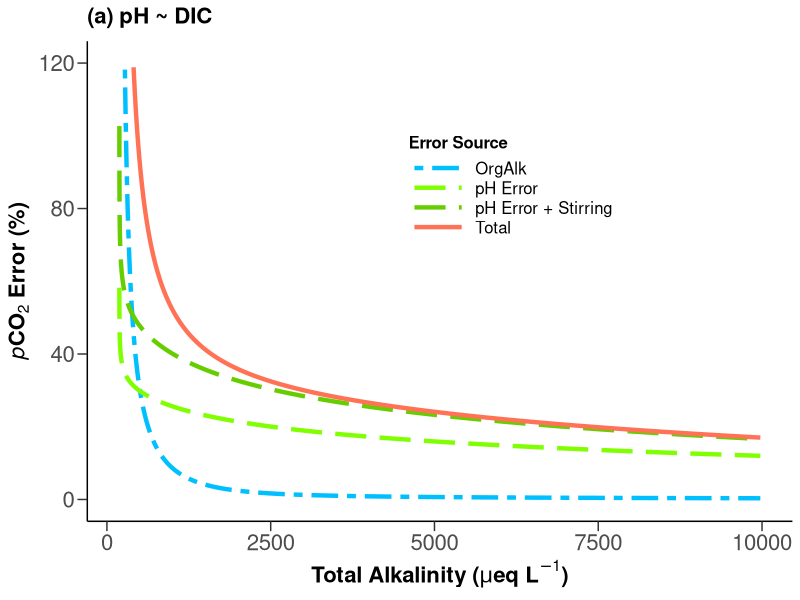
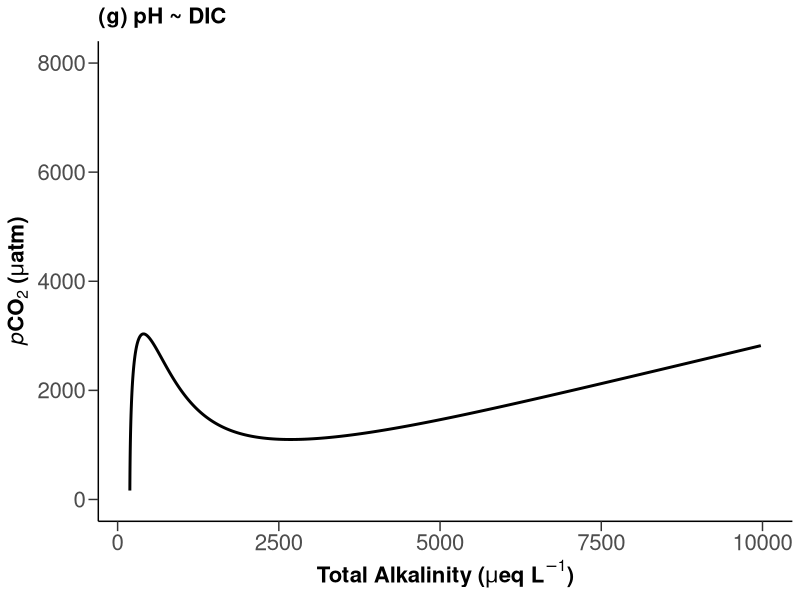
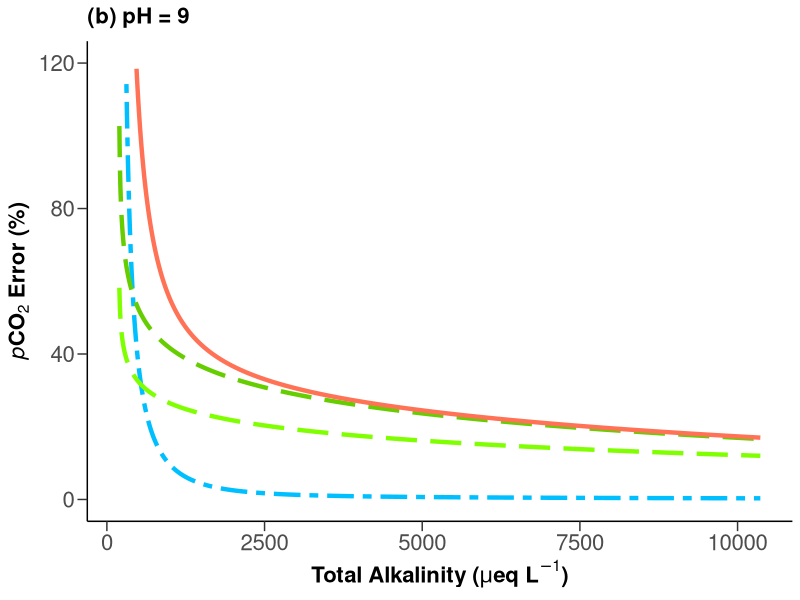
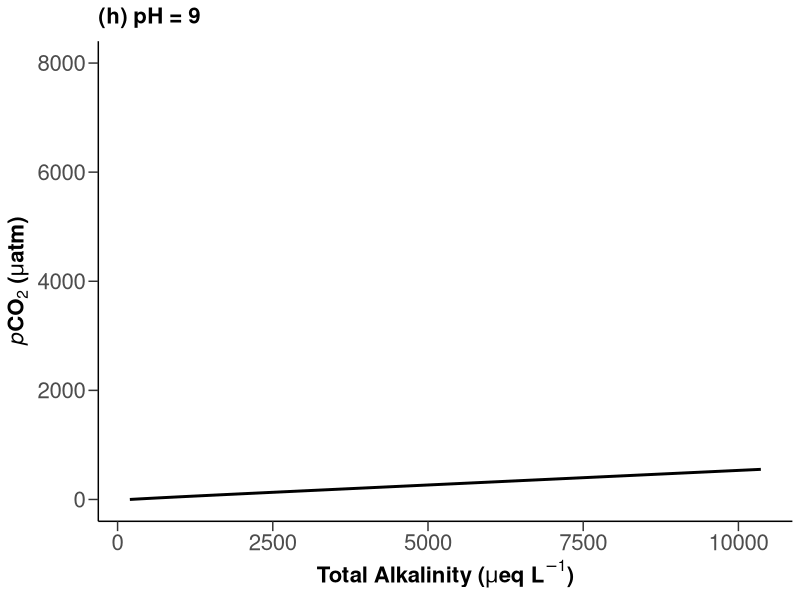
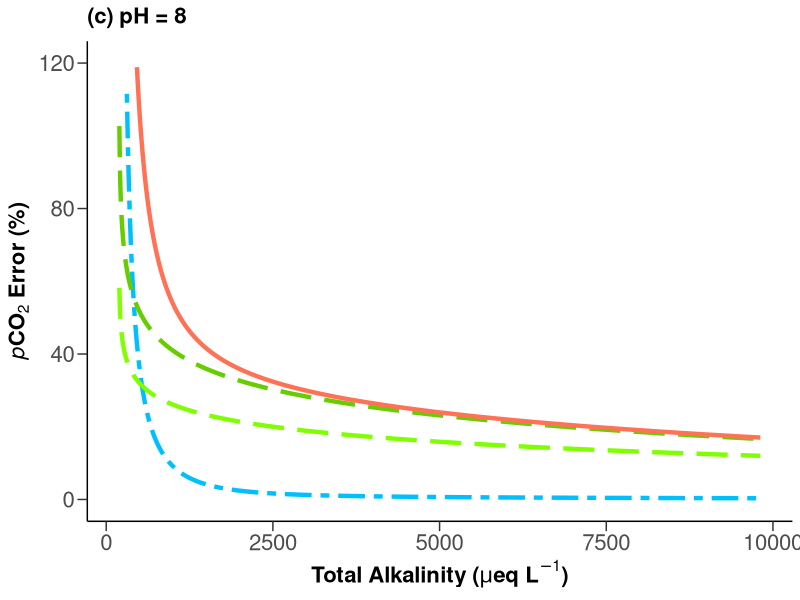
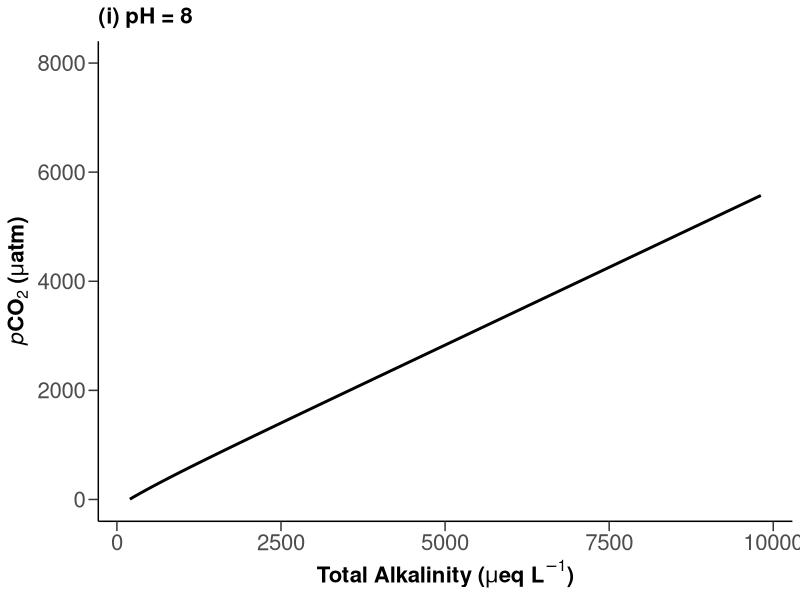
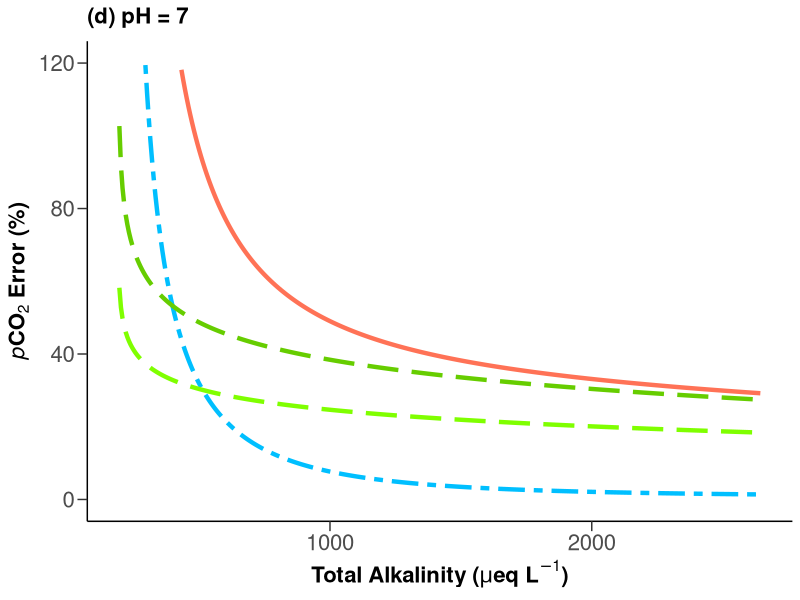
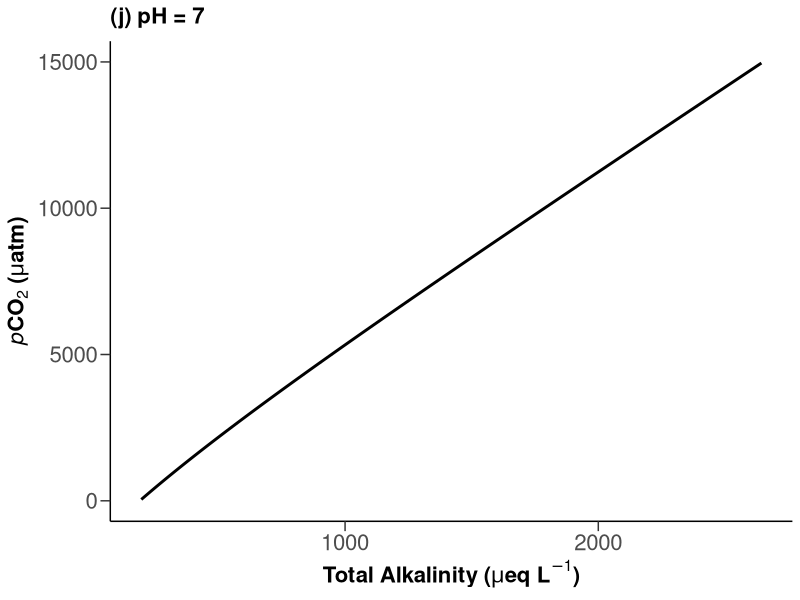

Recreate these plots in R, in order.
library(tidyverse)
library(readxl)
library(gridExtra)

#set working directory
dir = 'd:/Research/postdoc_proj'

dic <- seq(10, 10000, by = 10)
pco2Error <- data_frame(dic)

pco2Error <- pco2Error %>% mutate(
  pH = 8.3 - 2.4 * exp(-0.001 * dic),
  pH5 = 5,
  pH6 = 6,
  pH7 = 7,
  pH8 = 8,
  pH9 = 9,
  Tw = 15,
  hydroIonpH = 10^(-pH),
  hydroIonpH5 = 10^(-pH5),
  hydroIonpH6 = 10^(-pH6),
  hydroIonpH7 = 10^(-pH7),
  hydroIonpH8 = 10^(-pH8),
  hydroIonpH9 = 10^(-pH9),
  HenryCons = 10^(-1*(-0.00007*Tw^2 + 0.016*Tw + 1.11)),
  K1 = 10^(-1*(0.00011*Tw^2-0.012*Tw+6.58)),
  K2 = 10^(-1*(0.00009*Tw^2-0.0137*Tw+10.62)),
  biCarpH = dic / (hydroIonpH / K1 + 1 + K2 / hydroIonpH),
  biCarpH5 = dic / (hydroIonpH5 / K1 + 1 + K2 / hydroIonpH5),
  biCarpH6 = dic / (hydroIonpH6 / K1 + 1 + K2 / hydroIonpH6),
  biCarpH7 = dic / (hydroIonpH7 / K1 + 1 + K2 / hydroIonpH7),
  biCarpH8 = dic / (hydroIonpH8 / K1 + 1 + K2 / hydroIonpH8),
  biCarpH9 = dic / (hydroIonpH9 / K1 + 1 + K2 / hydroIonpH9),
  CarpH = biCarpH * K2 / hydroIonpH,
  CarpH5 = biCarpH5 * K2 / hydroIonpH5,
  CarpH6 = biCarpH6 * K2 / hydroIonpH6,
  CarpH7 = biCarpH7 * K2 / hydroIonpH7,
  CarpH8 = biCarpH8 * K2 / hydroIonpH8,
  CarpH9 = biCarpH9 * K2 / hydroIonpH9,
  CO2pH = biCarpH * hydroIonpH / K1,
  CO2pH5 = biCarpH5 * hydroIonpH5 / K1,
  CO2pH6 = biCarpH6 * hydroIonpH6 / K1,
  CO2pH7 = biCarpH7 * hydroIonpH7 / K1,
  CO2pH8 = biCarpH8 * hydroIonpH8 / K1,
  CO2pH9 = biCarpH9 * hydroIonpH9 / K1,
  pCO2pH = CO2pH / HenryCons,
  pCO2pH5 = CO2pH5 / HenryCons,
  pCO2pH6 = CO2pH6 / HenryCons,
  pCO2pH7 = CO2pH7 / HenryCons,
  pCO2pH8 = CO2pH8 / HenryCons,
  pCO2pH9 = CO2pH9 / HenryCons,
  carAlk = biCarpH + 2*CarpH - hydroIonpH,
  carAlk5 = biCarpH5 + 2*CarpH5,
  carAlk6 = biCarpH6 + 2*CarpH6,
  carAlk7 = biCarpH7 + 2*CarpH7,
  carAlk8 = biCarpH8 + 2*CarpH8,
  carAlk9 = biCarpH9 + 2*CarpH9,
  # carAlk = biCarpH + 2*CarpH - hydroIonpH,
  # carAlk5 = biCarpH5 + 2*CarpH5 - hydroIonpH5,
  # carAlk6 = biCarpH6 + 2*CarpH6 - hydroIonpH6,
  # carAlk7 = biCarpH7 + 2*CarpH7 - hydroIonpH7,
  # carAlk8 = biCarpH8 + 2*CarpH8 - hydroIonpH8,
  # carAlk9 = biCarpH9 + 2*CarpH9 - hydroIonpH9,
  # doc = 1846 * exp(-0.0013 * dic)+252, # umoll-1
  doc = 331 + 1562 * exp(-0.0012 * dic),
  orgAlk = doc * 0.1, # ueql-1
  totAlk = carAlk + orgAlk, # ueql-1
  totAlk5 = carAlk5 + orgAlk, # ueql-1
  totAlk6 = carAlk6 + orgAlk, # ueql-1
  totAlk7 = carAlk7 + orgAlk, # ueql-1
  totAlk8 = carAlk8 + orgAlk, # ueql-1
  totAlk9 = carAlk9 + orgAlk, # ueql-1
  orgAlkFrac = (orgAlk / totAlk) * 100, # %
  orgAlkFrac5 = (orgAlk / totAlk5) * 100, # %
  orgAlkFrac6 = (orgAlk / totAlk6) * 100, # %
  orgAlkFrac7 = (orgAlk / totAlk7) * 100, # %
  orgAlkFrac8 = (orgAlk / totAlk8) * 100, # %
  orgAlkFrac9 = (orgAlk / totAlk9) * 100, # %
  pco2ErrorOrgAlk = orgAlk / carAlk * 100, # %
  pco2ErrorOrgAlk5 = orgAlk / carAlk5 * 100, # %
  pco2ErrorOrgAlk6 = orgAlk / carAlk6 * 100, # %
  pco2ErrorOrgAlk7 = orgAlk / carAlk7 * 100, # %
  pco2ErrorOrgAlk8 = orgAlk / carAlk8 * 100, # %
  pco2ErrorOrgAlk9 = orgAlk / carAlk9 * 100, # %
  specCond = dic * 0.2, # uS/cm
  I = 0.000013 * specCond, #moll-1, ionic Strength
  log10I = log10(I),
  pHerror = log10I * 0.05 + 0.03,
  pco2ErrorpH = (10^(-1 * pHerror) - 1) * 100, # %
  totpco2Error = ((pco2ErrorOrgAlk / 100 + 1) * (pco2ErrorpH / 100 + 1) - 1) * 100,
  totpco2Error5 = ((pco2ErrorOrgAlk5 / 100 + 1) * (pco2ErrorpH / 100 + 1) - 1) * 100,
  totpco2Error6 = ((pco2ErrorOrgAlk6 / 100 + 1) * (pco2ErrorpH / 100 + 1) - 1) * 100,
  totpco2Error7 = ((pco2ErrorOrgAlk7 / 100 + 1) * (pco2ErrorpH / 100 + 1) - 1) * 100,
  totpco2Error8 = ((pco2ErrorOrgAlk8 / 100 + 1) * (pco2ErrorpH / 100 + 1) - 1) * 100,
  totpco2Error9 = ((pco2ErrorOrgAlk9 / 100 + 1) * (pco2ErrorpH / 100 + 1) - 1) * 100,
  pHerrorStir = log10I * 0.08 + 0.06,
  pco2ErrorpHStir = (10^(-1 * pHerrorStir) - 1) * 100, # %
  totpco2ErrorStir = ((pco2ErrorOrgAlk / 100 + 1) * (pco2ErrorpHStir / 100 + 1) - 1) * 100,
  totpco2Error5Stir = ((pco2ErrorOrgAlk5 / 100 + 1) * (pco2ErrorpHStir / 100 + 1) - 1) * 100,
  totpco2Error6Stir = ((pco2ErrorOrgAlk6 / 100 + 1) * (pco2ErrorpHStir / 100 + 1) - 1) * 100,
  totpco2Error7Stir = ((pco2ErrorOrgAlk7 / 100 + 1) * (pco2ErrorpHStir / 100 + 1) - 1) * 100,
  totpco2Error8Stir = ((pco2ErrorOrgAlk8 / 100 + 1) * (pco2ErrorpHStir / 100 + 1) - 1) * 100,
  totpco2Error9Stir = ((pco2ErrorOrgAlk9 / 100 + 1) * (pco2ErrorpHStir / 100 + 1) - 1) * 100
)

# write_csv(pco2Error, paste0(dir, '/datasets/CO2errorsData/pco2ErrorSimulationConspH.csv'))

# Statistics ---------------------------------------------------------

# CO2 error caused by pH biases
range(pco2Error$pco2ErrorpH) # 8-53%
range(pco2Error$pco2ErrorpHStir) # 16-103%
range(pco2Error$totAlk) # 200-9730 ueql-1
range(pco2Error$totAlk5) # 105-388
range(pco2Error$totAlk6) # 210-2758
range(pco2Error$totAlk7) # 215-7928
range(pco2Error$totAlk8) # 217-9802
range(pco2Error$totAlk9) # 218-10353

# errors due to 
range(pco2Error$pco2ErrorOrgAlk) #0.26-104922%
range(pco2Error$pco2ErrorOrgAlk5) #6.9-57230%
range(pco2Error$pco2ErrorOrgAlk6) #0.92-7589%
range(pco2Error$pco2ErrorOrgAlk7) #0.32-2624%
range(pco2Error$pco2ErrorOrgAlk8) #0.26-2121%
range(pco2Error$pco2ErrorOrgAlk9) #0.24-2008%

# comparing the errors
pco2Error[pco2Error$pco2ErrorOrgAlk < pco2Error$pco2ErrorpHStir,]$totAlk[1] # 589 ueql, 389
pco2Error[pco2Error$pco2ErrorOrgAlk5 < pco2Error$pco2ErrorpHStir,]$totAlk5[1] # 262 ueql, 168
pco2Error[pco2Error$pco2ErrorOrgAlk6 < pco2Error$pco2ErrorpHStir,]$totAlk6[1] # 385 ueql, 312
pco2Error[pco2Error$pco2ErrorOrgAlk7 < pco2Error$pco2ErrorpHStir,]$totAlk7[1] # 570 ueql, 399
pco2Error[pco2Error$pco2ErrorOrgAlk8 < pco2Error$pco2ErrorpHStir,]$totAlk8[1] # 602 ueql, 410
pco2Error[pco2Error$pco2ErrorOrgAlk9 < pco2Error$pco2ErrorpHStir,]$totAlk9[1] # 611 ueql, 415

# see how OrgAlk-error goes
pco2Error[pco2Error$pco2ErrorOrgAlk < 10,]$totAlk[1] # 927
pco2Error[pco2Error$pco2ErrorOrgAlk5 < 10,]$totAlk5[1] # 364
pco2Error[pco2Error$pco2ErrorOrgAlk6 < 10,]$totAlk6[1] # 553
pco2Error[pco2Error$pco2ErrorOrgAlk7 < 10,]$totAlk7[1] # 878
pco2Error[pco2Error$pco2ErrorOrgAlk8 < 10,]$totAlk8[1] # 956
pco2Error[pco2Error$pco2ErrorOrgAlk9 < 10,]$totAlk9[1] # 977

pco2Error[pco2Error$pco2ErrorOrgAlk < 5,]$totAlk[1] # 1346
pco2Error[pco2Error$pco2ErrorOrgAlk5 < 5,]$totAlk5 # no
pco2Error[pco2Error$pco2ErrorOrgAlk6 < 5,]$totAlk6[1] # 809
pco2Error[pco2Error$pco2ErrorOrgAlk7 < 5,]$totAlk7[1] # 1244
pco2Error[pco2Error$pco2ErrorOrgAlk8 < 5,]$totAlk8[1] # 1365
pco2Error[pco2Error$pco2ErrorOrgAlk9 < 5,]$totAlk9[1] # 1399

pco2Error[pco2Error$totAlk > 2000,]$pco2ErrorOrgAlk[1] #2.4
pco2Error[pco2Error$totAlk5 > 2000,]$pco2ErrorOrgAlk5[1]
pco2Error[pco2Error$totAlk6 > 2000,]$pco2ErrorOrgAlk6[1] #1.7
pco2Error[pco2Error$totAlk7 > 2000,]$pco2ErrorOrgAlk7[1] #2.1
pco2Error[pco2Error$totAlk8 > 2000,]$pco2ErrorOrgAlk8[1] #2.4
pco2Error[pco2Error$totAlk9 > 2000,]$pco2ErrorOrgAlk9[1] #2.5

# find a point where pH caused error equals OrgAlk caused error
pco2Error[abs(pco2Error$pco2ErrorOrgAlk/pco2Error$pco2ErrorpHStir - 1) < 0.05,]$totAlk
pco2Error[abs(pco2Error$pco2ErrorOrgAlk/pco2Error$pco2ErrorpHStir - 1) < 0.05,]$pco2ErrorOrgAlk
pco2Error[abs(pco2Error$pco2ErrorOrgAlk/pco2Error$pco2ErrorpHStir - 1) < 0.05,]$pco2ErrorpH

pco2Error[abs(pco2Error$pco2ErrorOrgAlk6/pco2Error$pco2ErrorpH - 1) < 0.01,]$totAlk6 # 383
pco2Error[abs(pco2Error$pco2ErrorOrgAlk6/pco2Error$pco2ErrorpH - 1) < 0.01,]$pco2ErrorOrgAlk6 #20
pco2Error[abs(pco2Error$pco2ErrorOrgAlk6/pco2Error$pco2ErrorpH - 1) < 0.01,]$pco2ErrorpH #20%

pco2Error[abs(pco2Error$pco2ErrorOrgAlk7/pco2Error$pco2ErrorpH - 1) < 0.01,]$totAlk7 # 563
pco2Error[abs(pco2Error$pco2ErrorOrgAlk7/pco2Error$pco2ErrorpH - 1) < 0.01,]$pco2ErrorOrgAlk7 #25
pco2Error[abs(pco2Error$pco2ErrorOrgAlk7/pco2Error$pco2ErrorpH - 1) < 0.01,]$pco2ErrorpH #25

pco2Error[abs(pco2Error$totAlk7 / 500-1) < 0.01,]$pco2ErrorpHStir *
  pco2Error[abs(pco2Error$totAlk7 / 500-1) < 0.01,]$pCO2pH7 / 100

pco2Error[abs(pco2Error$totAlk6 / 500-1) < 0.01,]$pco2ErrorpHStir *
  pco2Error[abs(pco2Error$totAlk6 / 500-1) < 0.01,]$pCO2pH6 / 100


pco2Error[abs(pco2Error$totAlk7 / 500-1) < 0.01,]$pco2ErrorOrgAlk7 *
  pco2Error[abs(pco2Error$totAlk7 / 500-1) < 0.01,]$pCO2pH7 / 100

pco2Error[abs(pco2Error$totAlk6 / 500-1) < 0.01,]$pco2ErrorOrgAlk6 *
  pco2Error[abs(pco2Error$totAlk6 / 500-1) < 0.01,]$pCO2pH6 / 100




# p1 pH constrained----------------------------------------------------------------------
pco2ErrorG <- pco2Error %>%
  gather('pco2ErrorCause', 'pco2Error', 
         pco2ErrorOrgAlk, pco2ErrorpH, pco2ErrorpHStir, totpco2ErrorStir)

p1 <- pco2ErrorG %>%
  ggplot(aes(totAlk, pco2Error, color = pco2ErrorCause, linetype = pco2ErrorCause)) +
  geom_line(size = 1.5) +
  # geom_vline(xintercept = c(345, 600, 900), color = 'grey50', alpha = 0.8) +
  ggtitle(expression(bold('(a) pH ~ DIC')))+
  labs(color = 'Error Source', linetype = 'Error Source') +
  xlab(expression(bold('Total Alkalinity ('*italic(mu)*'eq '*L^-1*')'))) +
  ylab(expression(bold(italic('p')*CO[2]*' Error (%)'))) +
  scale_y_continuous(limits = c(0, 120),
                     breaks = seq(0, 120, by = 40)) +
  scale_color_manual(values = c('deepskyblue', 'chartreuse', 'chartreuse3', 'coral1'),
                     labels = c('OrgAlk', 'pH Error', 'pH Error + Stirring', 'Total')) +
  scale_linetype_manual(values = c(6, 5, 5, 1),
                        labels = c('OrgAlk', 'pH Error', 'pH Error + Stirring', 'Total')) +
  theme_classic()+
  theme(axis.title = element_text(size = 16, face = 'bold'),
        axis.text = element_text(size = 16),
        axis.line = element_line(size = 0.5),
        axis.ticks = element_line(size = 0.5),
        axis.ticks.length = unit(.25, 'cm'),
        plot.title = element_text(hjust = 0, size = 16),
        legend.position = c(0.6, 0.7),
        legend.text=  element_text(size = 12),
        legend.key.size = unit('1.5', 'cm'),
        legend.key.height = unit('0.5', 'cm'),
        legend.title = element_text(size = 12, face = 'bold'),
        strip.text.x = element_text(size = 13, face = 'bold'),
        strip.placement = 'inside',
        strip.background = element_blank()
  )

p1

p1c <- pco2ErrorG %>%
  ggplot(aes(totAlk, pCO2pH)) +
  geom_line(size = 1) +
  ggtitle(expression(bold('(g) pH ~ DIC')))+
  xlab(expression(bold('Total Alkalinity ('*italic(mu)*'eq '*L^-1*')'))) +
  ylab(expression(bold(italic('p')*CO[2]*' ('*italic(mu)*'atm'*')'))) +
  scale_y_continuous(limits = c(0,8000),
                     breaks = seq(0, 8000, by = 2000)) +
  theme_classic()+
  theme(axis.title = element_text(size = 16, face = 'bold'),
        axis.text = element_text(size = 16),
        axis.line = element_line(size = 0.5),
        axis.ticks = element_line(size = 0.5),
        axis.ticks.length = unit(.25, 'cm'),
        plot.title = element_text(hjust = 0, size = 16),
        legend.position = c(0.7, 0.8),
        legend.text=  element_text(size = 16),
        legend.key.size = unit('2', 'cm'),
        legend.key.height = unit('1', 'cm'),
        legend.title = element_text(size = 16, face = 'bold'),
        strip.text.x = element_text(size = 13, face = 'bold'),
        strip.placement = 'inside',
        strip.background = element_blank()
  )

p1c

# p2 pH = 9----------------------------------------------------------------------

pco2ErrorG <- pco2Error %>%
  gather('pco2ErrorCause', 'pco2Error', 
         pco2ErrorOrgAlk9, pco2ErrorpH, pco2ErrorpHStir, totpco2Error9Stir)

p2 <- pco2ErrorG %>%
  ggplot(aes(totAlk9, pco2Error, color = pco2ErrorCause, linetype = pco2ErrorCause)) +
  geom_line(size = 1.5) +
  # geom_vline(xintercept = c(345, 600, 900), color = 'grey50', alpha = 0.8) +
  ggtitle(expression(bold('(b) pH = 9'))) +
  labs(color = 'Error Source', linetype = 'Error Source') +
  xlab(expression(bold('Total Alkalinity ('*italic(mu)*'eq '*L^-1*')'))) +
  ylab(expression(bold(italic('p')*CO[2]*' Error (%)'))) +
  scale_y_continuous(limits = c(0, 120),
                     breaks = seq(0, 120, by = 40)) +
  scale_color_manual(values = c('deepskyblue', 'chartreuse', 'chartreuse3', 'coral1'),
                     labels = c('OrgAlk', 'pH Error', 'pH Error + Stirring Effect', 'Total')) +
  scale_linetype_manual(values = c(6, 5, 5, 1),
                        labels = c('OrgAlk', 'pH Error', 'pH Error + Stirring Effect', 'Total')) +
  theme_classic()+
  theme(axis.title = element_text(size = 16, face = 'bold'),
        axis.text = element_text(size = 16),
        axis.line = element_line(size = 0.5),
        axis.ticks = element_line(size = 0.5),
        axis.ticks.length = unit(.25, 'cm'),
        plot.title = element_text(hjust = 0, size = 16),
        legend.position = 'none',
        legend.text=  element_text(size = 16),
        legend.key.size = unit('2', 'cm'),
        legend.key.height = unit('1', 'cm'),
        legend.title = element_text(size = 16, face = 'bold'),
        strip.text.x = element_text(size = 13, face = 'bold'),
        strip.placement = 'inside',
        strip.background = element_blank()
  )

p2

p2c <- pco2ErrorG %>%
  ggplot(aes(totAlk9, pCO2pH9)) +
  geom_line(size = 1) +
  ggtitle(expression(bold('(h) pH = 9'))) +
  xlab(expression(bold('Total Alkalinity ('*italic(mu)*'eq '*L^-1*')'))) +
  ylab(expression(bold(italic('p')*CO[2]*' ('*italic(mu)*'atm'*')'))) +
  scale_y_continuous(limits = c(0,8000),
                     breaks = seq(0, 8000, by = 2000)) +
  theme_classic()+
  theme(axis.title = element_text(size = 16, face = 'bold'),
        axis.text = element_text(size = 16),
        axis.line = element_line(size = 0.5),
        axis.ticks = element_line(size = 0.5),
        axis.ticks.length = unit(.25, 'cm'),
        plot.title = element_text(hjust = 0, size = 16),
        legend.position = c(0.7, 0.8),
        legend.text=  element_text(size = 16),
        legend.key.size = unit('2', 'cm'),
        legend.key.height = unit('1', 'cm'),
        legend.title = element_text(size = 16, face = 'bold'),
        strip.text.x = element_text(size = 13, face = 'bold'),
        strip.placement = 'inside',
        strip.background = element_blank()
  )

p2c


# p3 pH = 8----------------------------------------------------------------------

pco2ErrorG <- pco2Error %>%
  gather('pco2ErrorCause', 'pco2Error', 
         pco2ErrorOrgAlk8, pco2ErrorpH, pco2ErrorpHStir, totpco2Error8Stir)

p3 <- pco2ErrorG %>%
  ggplot(aes(totAlk8, pco2Error, color = pco2ErrorCause, linetype = pco2ErrorCause)) +
  geom_line(size = 1.5) +
  # geom_vline(xintercept = c(345, 600, 900), color = 'grey50', alpha = 0.8) +
  ggtitle(expression(bold('(c) pH = 8'))) +
  labs(color = 'Error Source', linetype = 'Error Source') +
  xlab(expression(bold('Total Alkalinity ('*italic(mu)*'eq '*L^-1*')'))) +
  ylab(expression(bold(italic('p')*CO[2]*' Error (%)'))) +
  scale_y_continuous(limits = c(0, 120),
                     breaks = seq(0, 120, by = 40)) +
  scale_color_manual(values = c('deepskyblue', 'chartreuse', 'chartreuse3', 'coral1'),
                     labels = c('OrgAlk', 'pH Error', 'pH Error + Stirring Effect', 'Total')) +
  scale_linetype_manual(values = c(6, 5, 5, 1),
                        labels = c('OrgAlk', 'pH Error', 'pH Error + Stirring Effect', 'Total')) +
  theme_classic()+
  theme(axis.title = element_text(size = 16, face = 'bold'),
        axis.text = element_text(size = 16),
        axis.line = element_line(size = 0.5),
        axis.ticks = element_line(size = 0.5),
        axis.ticks.length = unit(.25, 'cm'),
        plot.title = element_text(hjust = 0, size = 16),
        legend.position = 'none',
        legend.text=  element_text(size = 16),
        legend.key.size = unit('2', 'cm'),
        legend.key.height = unit('1', 'cm'),
        legend.title = element_text(size = 16, face = 'bold'),
        strip.text.x = element_text(size = 13, face = 'bold'),
        strip.placement = 'inside',
        strip.background = element_blank()
  )

p3

p3c <- pco2ErrorG %>%
  ggplot(aes(totAlk8, pCO2pH8)) +
  geom_line(size = 1) +
  ggtitle(expression(bold('(i) pH = 8'))) +
  xlab(expression(bold('Total Alkalinity ('*italic(mu)*'eq '*L^-1*')'))) +
  ylab(expression(bold(italic('p')*CO[2]*' ('*italic(mu)*'atm'*')'))) +
  scale_y_continuous(limits = c(0,8000),
                     breaks = seq(0, 8000, by = 2000)) +
  theme_classic()+
  theme(axis.title = element_text(size = 16, face = 'bold'),
        axis.text = element_text(size = 16),
        axis.line = element_line(size = 0.5),
        axis.ticks = element_line(size = 0.5),
        axis.ticks.length = unit(.25, 'cm'),
        plot.title = element_text(hjust = 0, size = 16),
        legend.position = c(0.7, 0.8),
        legend.text=  element_text(size = 16),
        legend.key.size = unit('2', 'cm'),
        legend.key.height = unit('1', 'cm'),
        legend.title = element_text(size = 16, face = 'bold'),
        strip.text.x = element_text(size = 13, face = 'bold'),
        strip.placement = 'inside',
        strip.background = element_blank()
  )

p3c


# p4 pH = 7 ---------------------------------------------------------------

pco2ErrorG <- pco2Error %>%
  gather('pco2ErrorCause', 'pco2Error', 
         pco2ErrorOrgAlk7, pco2ErrorpH, pco2ErrorpHStir, totpco2Error7Stir)

pco2ErrorG <- pco2ErrorG[pco2ErrorG$pCO2pH7 <= 15000,]

p4 <- pco2ErrorG %>%
  ggplot(aes(totAlk7, pco2Error, color = pco2ErrorCause, linetype = pco2ErrorCause)) +
  geom_line(size = 1.5) +
  # geom_vline(xintercept = c(345, 600, 900), color = 'grey50', alpha = 0.8) +
  ggtitle(expression(bold('(d) pH = 7'))) +
  labs(color = 'Error Source', linetype = 'Error Source') +
  xlab(expression(bold('Total Alkalinity ('*italic(mu)*'eq '*L^-1*')'))) +
  ylab(expression(bold(italic('p')*CO[2]*' Error (%)'))) +
  scale_y_continuous(limits = c(0, 120),
                     breaks = seq(0, 120, by = 40)) +
  scale_color_manual(values = c('deepskyblue', 'chartreuse', 'chartreuse3', 'coral1'),
                     labels = c('OrgAlk', 'pH Error', 'pH Error + Stirring Effect', 'Total')) +
  scale_linetype_manual(values = c(6, 5, 5, 1),
                        labels = c('OrgAlk', 'pH Error', 'pH Error + Stirring Effect',  'Total')) +
  theme_classic()+
  theme(axis.title = element_text(size = 16, face = 'bold'),
        axis.text = element_text(size = 16),
        axis.line = element_line(size = 0.5),
        axis.ticks = element_line(size = 0.5),
        axis.ticks.length = unit(.25, 'cm'),
        plot.title = element_text(hjust = 0, size = 16),
        legend.position = 'none',
        legend.text=  element_text(size = 16),
        legend.key.size = unit('2', 'cm'),
        legend.key.height = unit('1', 'cm'),
        legend.title = element_text(size = 16, face = 'bold'),
        strip.text.x = element_text(size = 13, face = 'bold'),
        strip.placement = 'inside',
        strip.background = element_blank()
  )

p4

p4c <- pco2ErrorG %>%
  ggplot(aes(totAlk7, pCO2pH7)) +
  geom_line(size = 1) +
  ggtitle(expression(bold('(j) pH = 7'))) +
  xlab(expression(bold('Total Alkalinity ('*italic(mu)*'eq '*L^-1*')'))) +
  ylab(expression(bold(italic('p')*CO[2]*' ('*italic(mu)*'atm'*')'))) +
  # scale_y_continuous(limits = c(0,6000),
  #                    breaks = seq(0, 6000, by = 2000)) +
  theme_classic()+
  theme(axis.title = element_text(size = 16, face = 'bold'),
        axis.text = element_text(size = 16),
        axis.line = element_line(size = 0.5),
        axis.ticks = element_line(size = 0.5),
        axis.ticks.length = unit(.25, 'cm'),
        plot.title = element_text(hjust = 0, size = 16),
        legend.position = c(0.7, 0.8),
        legend.text=  element_text(size = 16),
        legend.key.size = unit('2', 'cm'),
        legend.key.height = unit('1', 'cm'),
        legend.title = element_text(size = 16, face = 'bold'),
        strip.text.x = element_text(size = 13, face = 'bold'),
        strip.placement = 'inside',
        strip.background = element_blank()
  )

p4c


# p5 pH = 6 ---------------------------------------------------------------

pco2ErrorG <- pco2Error %>%
  gather('pco2ErrorCause', 'pco2Error', 
         pco2ErrorOrgAlk6, pco2ErrorpH, pco2ErrorpHStir, totpco2Error6Stir)

pco2ErrorG <- pco2ErrorG[pco2ErrorG$pCO2pH6 <= 15000,]

p5 <- pco2ErrorG %>%
  ggplot(aes(totAlk6, pco2Error, color = pco2ErrorCause, linetype = pco2ErrorCause)) +
  geom_line(size = 1.5) +
  # geom_vline(xintercept = c(345, 600, 900), color = 'grey50', alpha = 0.8) +
  ggtitle(expression(bold('(e) pH = 6'))) +
  labs(color = 'Error Source', linetype = 'Error Source') +
  xlab(expression(bold('Total Alkalinity ('*italic(mu)*'eq '*L^-1*')'))) +
  ylab(expression(bold(italic('p')*CO[2]*' Error (%)'))) +
  scale_y_continuous(limits = c(0, 120),
                     breaks = seq(0, 120, by = 40)) +
  scale_color_manual(values = c('deepskyblue', 'chartreuse', 'chartreuse3', 'coral1'),
                     labels = c('OrgAlk', 'pH Error', 'pH Error + Stirring Effect', 'Total')) +
  scale_linetype_manual(values = c(6, 5, 5, 1),
                        labels = c('OrgAlk', 'pH Error', 'pH Error + Stirring Effect', 'Total')) +
  theme_classic()+
  theme(axis.title = element_text(size = 16, face = 'bold'),
        axis.text = element_text(size = 16),
        axis.line = element_line(size = 0.5),
        axis.ticks = element_line(size = 0.5),
        axis.ticks.length = unit(.25, 'cm'),
        plot.title = element_text(hjust = 0, size = 16),
        legend.position = 'none',
        legend.text=  element_text(size = 16),
        legend.key.size = unit('2', 'cm'),
        legend.key.height = unit('1', 'cm'),
        legend.title = element_text(size = 16, face = 'bold'),
        strip.text.x = element_text(size = 13, face = 'bold'),
        strip.placement = 'inside',
        strip.background = element_blank()
  )

p5

p5c <- pco2ErrorG %>%
  ggplot(aes(totAlk6, pCO2pH6)) +
  geom_line(size = 1) +
  ggtitle(expression(bold('(k) pH = 6'))) +
  xlab(expression(bold('Total Alkalinity ('*italic(mu)*'eq '*L^-1*')'))) +
  ylab(expression(bold(italic('p')*CO[2]*' ('*italic(mu)*'atm'*')'))) +
  # scale_y_continuous(limits = c(0,6000),
  #                    breaks = seq(0, 6000, by = 2000)) +
  theme_classic()+
  theme(axis.title = element_text(size = 16, face = 'bold'),
        axis.text = element_text(size = 16),
        axis.line = element_line(size = 0.5),
        axis.ticks = element_line(size = 0.5),
        axis.ticks.length = unit(.25, 'cm'),
        plot.title = element_text(hjust = 0, size = 16),
        legend.position = c(0.7, 0.8),
        legend.text=  element_text(size = 16),
        legend.key.size = unit('2', 'cm'),
        legend.key.height = unit('1', 'cm'),
        legend.title = element_text(size = 16, face = 'bold'),
        strip.text.x = element_text(size = 13, face = 'bold'),
        strip.placement = 'inside',
        strip.background = element_blank()
  )

p5c


# p6 pH = 5 ---------------------------------------------------------------

pco2ErrorG <- pco2Error %>%
  gather('pco2ErrorCause', 'pco2Error', 
         pco2ErrorOrgAlk5, pco2ErrorpH, pco2ErrorpHStir, totpco2Error5Stir)

pco2ErrorG <- pco2ErrorG[pco2ErrorG$pCO2pH6 <= 15000,]

p6 <- pco2ErrorG %>%
  ggplot(aes(totAlk5, pco2Error, color = pco2ErrorCause, linetype = pco2ErrorCause)) +
  geom_line(size = 1.5) +
  # geom_vline(xintercept = c(345, 600, 900), color = 'grey50', alpha = 0.8) +
  ggtitle(expression(bold('(f) pH = 5'))) +
  labs(color = 'Error Source', linetype = 'Error Source') +
  xlab(expression(bold('Total Alkalinity ('*italic(mu)*'eq '*L^-1*')'))) +
  ylab(expression(bold(italic('p')*CO[2]*' Error (%)'))) +
  scale_y_continuous(limits = c(0, 1000),
                     breaks = seq(0, 1000, by = 200)) +
  # scale_x_reverse() +
  scale_color_manual(values = c('deepskyblue', 'chartreuse', 'chartreuse3', 'coral1'),
                     labels = c('OrgAlk', 'pH Error', 'pH Error + Stirring Effect', 'Total')) +
  scale_linetype_manual(values = c(6, 5, 5, 1),
                        labels = c('OrgAlk', 'pH Error', 'pH Error + Stirring Effect', 'Total')) +
  theme_classic()+
  theme(axis.title = element_text(size = 16, face = 'bold'),
        axis.text = element_text(size = 16),
        axis.line = element_line(size = 0.5),
        axis.ticks = element_line(size = 0.5),
        axis.ticks.length = unit(.25, 'cm'),
        plot.title = element_text(hjust = 0, size = 16),
        legend.position = 'none',
        legend.text=  element_text(size = 16),
        legend.key.size = unit('2', 'cm'),
        legend.key.height = unit('1', 'cm'),
        legend.title = element_text(size = 16, face = 'bold'),
        strip.text.x = element_text(size = 13, face = 'bold'),
        strip.placement = 'inside',
        strip.background = element_blank()
  )

p6

p6c <- pco2ErrorG %>%
  ggplot(aes(totAlk6, pCO2pH6)) +
  geom_line(size = 1) +
  ggtitle(expression(bold('(l) pH = 5'))) +
  xlab(expression(bold('Total Alkalinity ('*italic(mu)*'eq '*L^-1*')'))) +
  ylab(expression(bold(italic('p')*CO[2]*' ('*italic(mu)*'atm'*')'))) +
  # scale_y_continuous(limits = c(0,6000),
  #                    breaks = seq(0, 6000, by = 2000)) +
  theme_classic()+
  theme(axis.title = element_text(size = 16, face = 'bold'),
        axis.text = element_text(size = 16),
        axis.line = element_line(size = 0.5),
        axis.ticks = element_line(size = 0.5),
        axis.ticks.length = unit(.25, 'cm'),
        plot.title = element_text(hjust = 0, size = 16),
        legend.position = c(0.7, 0.8),
        legend.text=  element_text(size = 16),
        legend.key.size = unit('2', 'cm'),
        legend.key.height = unit('1', 'cm'),
        legend.title = element_text(size = 16, face = 'bold'),
        strip.text.x = element_text(size = 13, face = 'bold'),
        strip.placement = 'inside',
        strip.background = element_blank()
  )

p6c

# combine graphs ----------------------------------------------------------

margin_p <- 
  theme(plot.margin = unit(c(0.5, 0.5, 0.5, 0.5), 'cm'))

p <- grid.arrange(p1 + margin_p, p2 + margin_p, p1c + margin_p, p2c + margin_p,
                  p3 + margin_p, p4 + margin_p, p3c + margin_p, p4c + margin_p,
                  p5 + margin_p, p6 + margin_p, p5c + margin_p, p6c + margin_p, ncol = 4)

ggsave(paste(dir, 'output', 'figure', 'CO2error', 'pco2ErrorConstpH.png', sep = '/'),
       plot = p, width = 42, height = 28, units = 'cm', device = 'png')



# # Transforming ------------------------------------------------------------
# 
# names(pco2Error)
# pco2ErrorGpco2 <- 
#   pco2Error %>% gather('pco2type', 'pco2', 
#                        pCO2pH, pCO2pH9, pCO2pH8, pCO2pH7, pCO2pH6, pCO2pH5)
# 
# # rm pco2 that > 15000 uatm
# pco2ErrorGpco2 <- pco2ErrorGpco2[pco2ErrorGpco2$pco2 <= 15000,]
# # spread again
# pco2ErrorClean <- pco2ErrorGpco2 %>% spread(pco2type, pco2)
# 
# write_csv(pco2ErrorClean, paste(dir, 'paper', 'pco2ErrorClean.csv', sep = '/'))
# 

